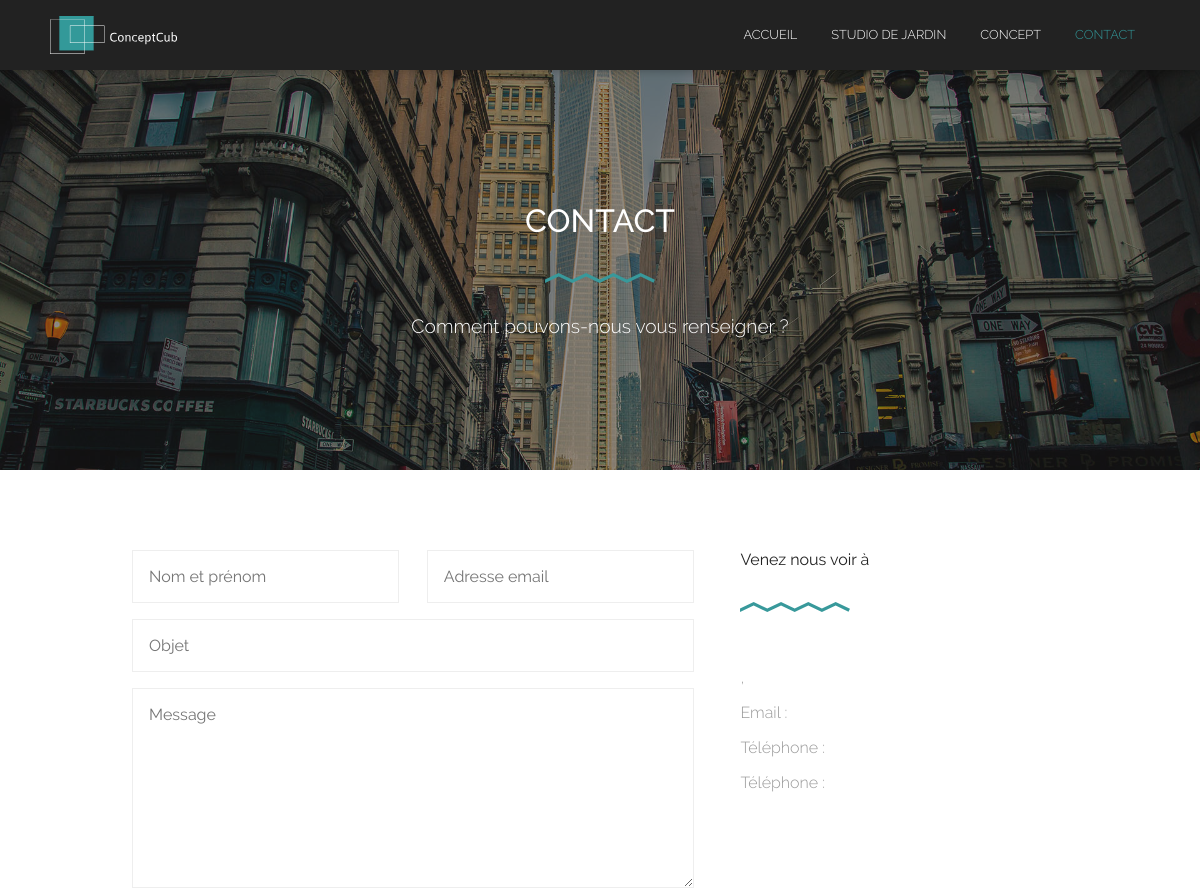
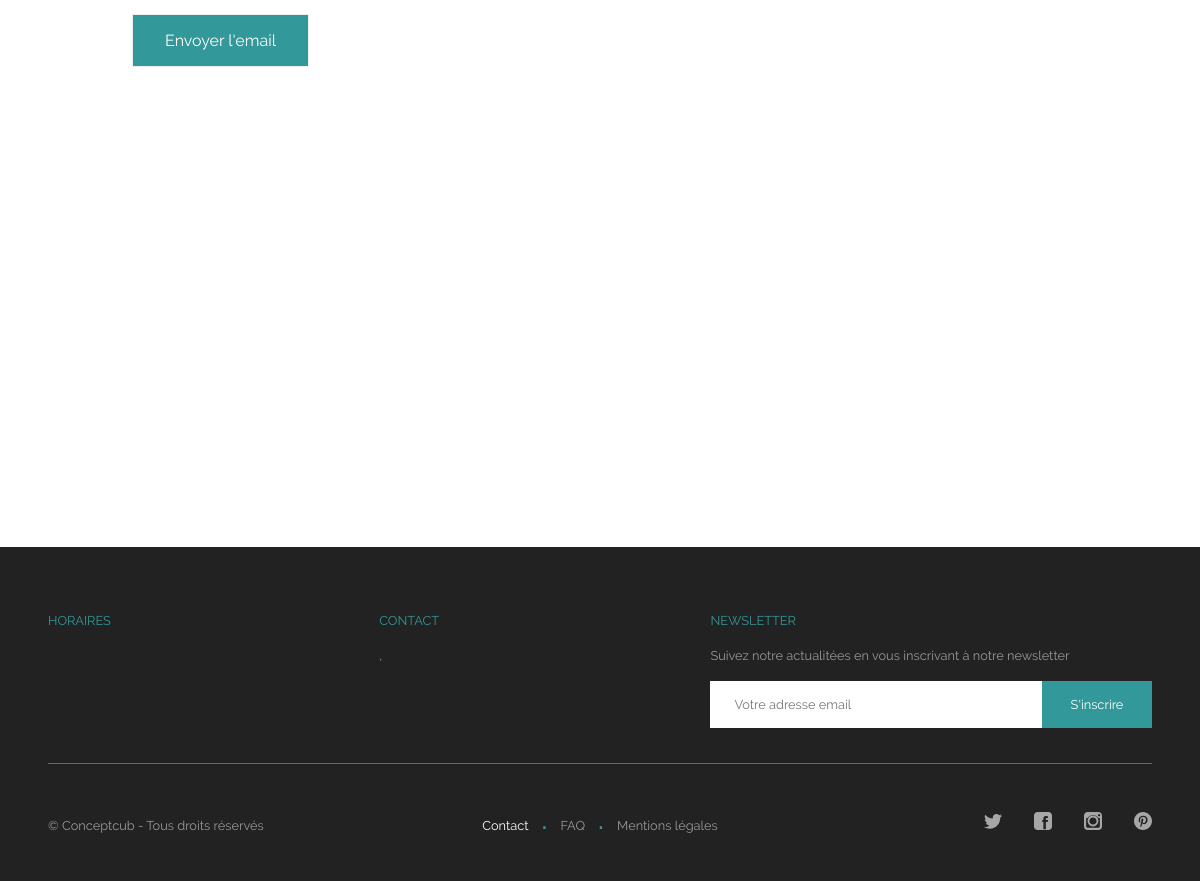
/index.php/contact, run on an earlier commit of the app's database (2 pictures, top to bottom).
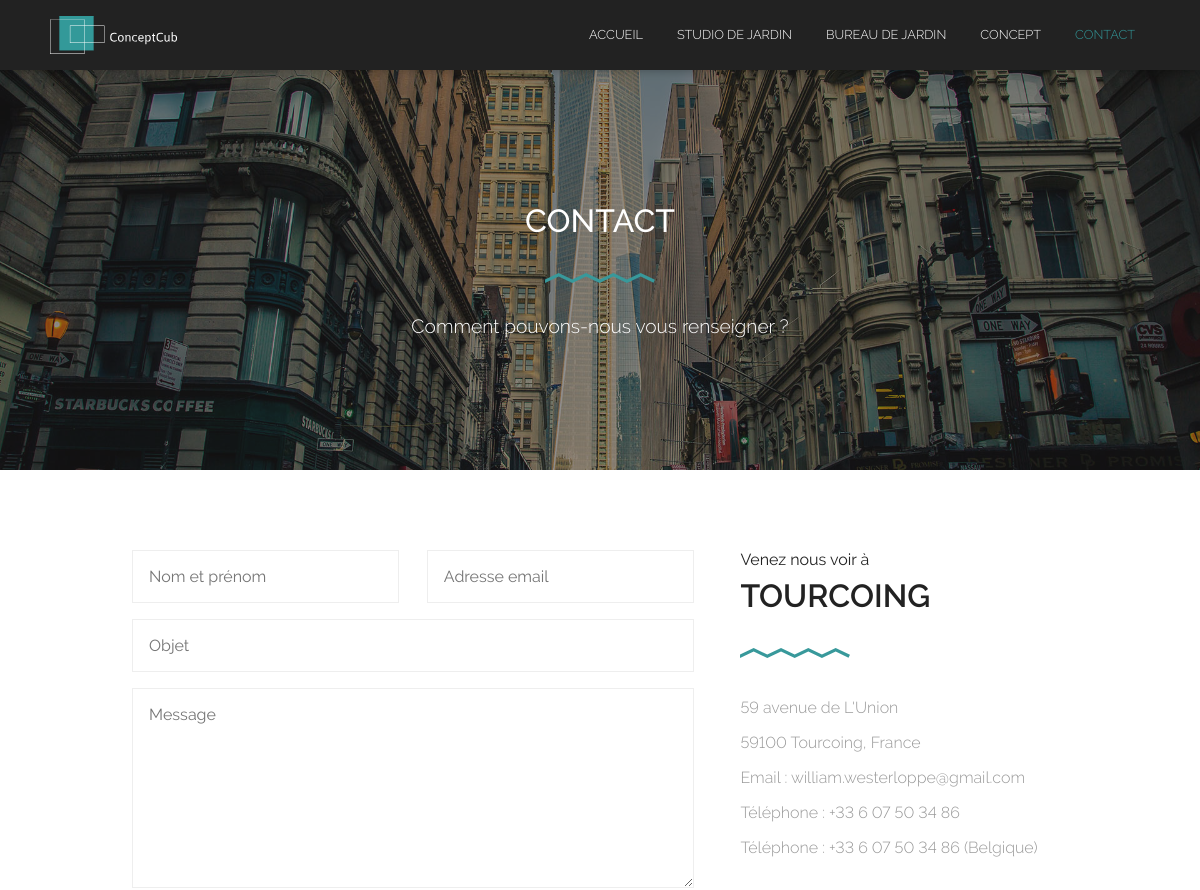
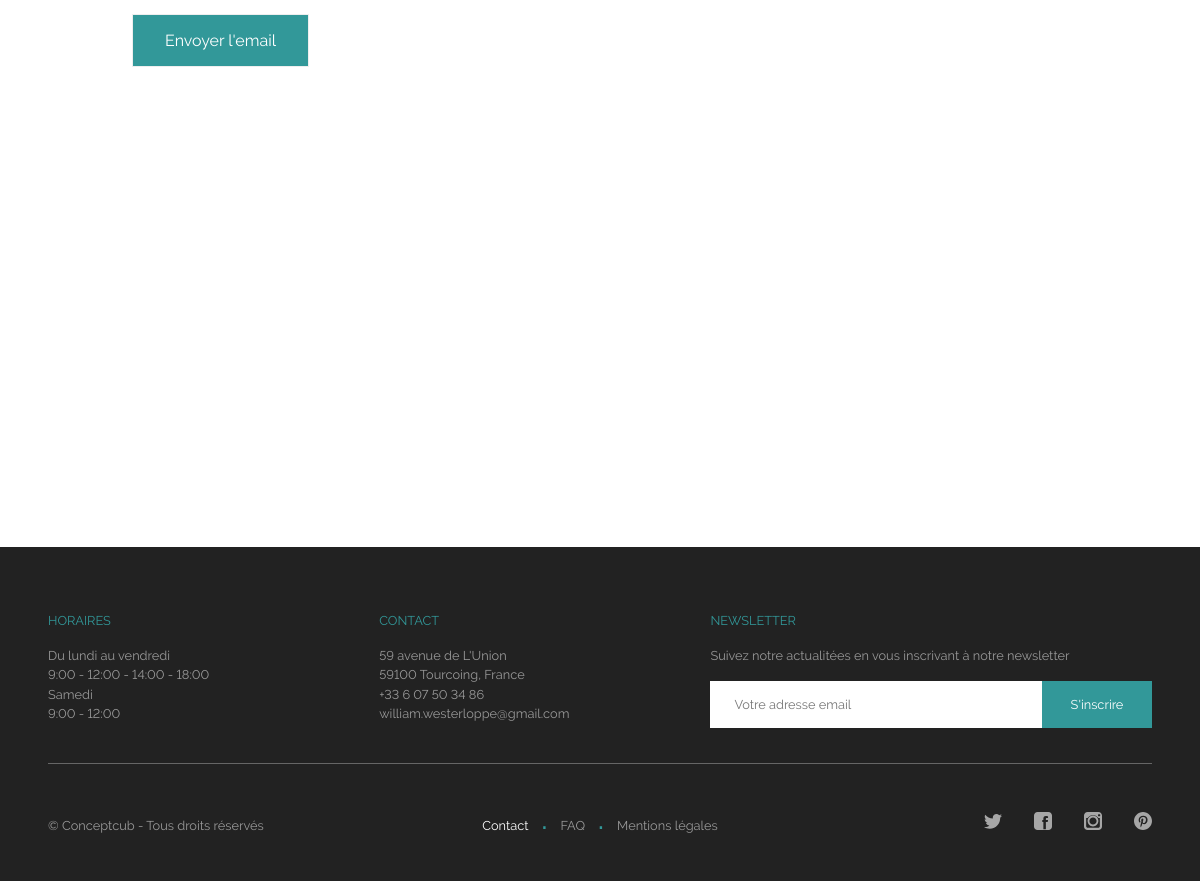
And on a later commit of the database (2 pictures, top to bottom).
### tables this page shows
CREATE TABLE `produit` (
  `idProduit` int(11) NOT NULL,
  `nom` varchar(255) DEFAULT NULL,
  `description` text,
  `titre` varchar(255) DEFAULT NULL,
  `sousTitre` varchar(255) DEFAULT NULL,
  `couverture` varchar(255) DEFAULT NULL,
  `url` varchar(255) DEFAULT NULL,
  `estSupprime` int(1) DEFAULT '0'
);

CREATE TABLE `reseaux_sociaux` (
  `idReseauxSociaux` int(11) NOT NULL,
  `nom` varchar(255) DEFAULT NULL,
  `logo` varchar(255) DEFAULT NULL,
  `lien` varchar(255) DEFAULT NULL,
  `estSupprime` int(1) DEFAULT '0'
);

CREATE TABLE `entreprise` (
  `email` varchar(255) NOT NULL,
  `telephone1` varchar(255) NOT NULL,
  `telephone2` varchar(255) NOT NULL,
  `adresse` varchar(255) NOT NULL,
  `codePostal` int(11) NOT NULL,
  `ville` varchar(255) NOT NULL,
  `pays` varchar(255) NOT NULL,
  `horaire` varchar(255) NOT NULL
);

### application/controllers/contact.php (called while the page is built, shortened)
<?php
class Contact extends CI_Controller
{
	public function __construct()
	{
		$this->load->helper('form');
		$this->load->library('form_validation');
		$this->load->model('contact_model');
		$this->load->model('reseaux_sociaux_model');
		$this->load->model('entreprise_model');
		$this->data['entreprise'] = $this->entreprise_model->lister_entreprise();
		$this->data['reseaux_sociaux'] = $this->reseaux_sociaux_model->lister_reseaux_sociaux();
		$this->data['produits'] = $this->produit_model->lister_produit();
	}
	public function index()
	{
		$this->data['titre'] = 'Contact';
		$this->data['sous_titre'] = 'Comment pouvons-nous vous renseigner ?';
		$this->data['succes'] = $this->session->flashdata('succes');
		$this->data['error'] = $this->session->flashdata('error');
		$this->load->view('theme/header', $this->data);
		$this->load->view('contact/accueil', $this->data);
		$this->load->view('theme/footer', $this->data);
	}
}

### index.php (called while the page is built, shortened)
<?php
require_once BASEPATH.'core/CodeIgniter.php';

### application/models/produit_model.php (called while the page is built, shortened)
<?php  if ( ! defined('BASEPATH')) exit('No direct script access allowed');
class Produit_model extends CI_Model
{
	protected $table = 'produit';
	public function lister_produit()
	{
		$this->db->where('estSupprime', 0);
		$query = $this->db->get($this->table);
        return $query->result_array();
	}
}

### application/models/reseaux_sociaux_model.php (called while the page is built, shortened)
<?php  if ( ! defined('BASEPATH')) exit('No direct script access allowed');
class Reseaux_sociaux_model extends CI_Model
{
	protected $table = 'reseaux_sociaux';
	public function lister_reseaux_sociaux()
	{
		$this->db->where('estSupprime', 0);
		$query = $this->db->get($this->table);
		return $query->result_array();
	}
}

### application/models/entreprise_model.php (called while the page is built, shortened)
<?php  if ( ! defined('BASEPATH')) exit('No direct script access allowed');
class Entreprise_model extends CI_Model
{
	protected $table = 'entreprise';
	public function lister_entreprise()
	{
		$query = $this->db->get($this->table);
		return $query->result_array();
	}
}

### application/views/contact/accueil.php (the view, shortened to what the changed rows need)
<section class="cover" style="background-image: url('<?=img_url()?>contact/cover.jpg')">
	<div class="overlay">
		<div class="cover_titre">
			<h1><?= $titre ?></h1>
		</div>
	</div>
</section>
<section class="content">
	<section class="contact">
		<section class="contact_informations">
			<p class="uptitle">Venez nous voir à</p>
			<h2><?= $entreprise[0]['ville'] ?></h2>
			<ul>
				<li><?= $entreprise[0]['adresse'] ?></li>
				<li><?= $entreprise[0]['codePostal'] . ' ' . $entreprise[0]['ville'] . ', ' . $entreprise[0]['pays'] ?></li>
				<li>Email : <?= $entreprise[0]['email'] ?></li>
				<li>Téléphone : <?= $entreprise[0]['telephone1'] ?></li>
				<li>Téléphone : <?= $entreprise[0]['telephone2'] ?></li>
			</ul>
		</section>
	</section>
</section>

### application/views/theme/header.php (shortened to what the changed rows need)
<!DOCTYPE html>
<html lang="fr">
	<head>
		<?=css('main.css')?>
		<?=css('unslider.css')?>
	</head>
	<body class="body">
		<header>
			<div class="header_content">
				<nav>
					<ul>
						<?php foreach ($produits as $produit): ?>
						<?php
							$produit_url = $produit['url'];
						?>
							<a href="<?= base_url("produit/$produit_url") ?>"><li class="<?php if($this->uri->segment(2)=="$produit_url"){echo "active";}?>"><?= $produit['nom'] ?></li></a>
						<?php endforeach; ?>
					</ul>
				</nav>
			</div>
		</header>

### application/views/theme/footer.php (shortened to what the changed rows need)
		<footer>
			<section class="footer_content">
				<div class="footer_bloc">
					<ul class="texte">
						<li>Horaires</li>
						<li><?= nl2br($entreprise[0]['horaire']) ?></li>
					</ul>
				</div>
				<div class="footer_bloc">
					<ul class="texte">
						<li>Contact</li>
						<li><?= $entreprise[0]['adresse'] ?></li>
						<li><?= $entreprise[0]['codePostal'] . ' ' . $entreprise[0]['ville'] . ', ' . $entreprise[0]['pays'] ?></li>
						<li><?= $entreprise[0]['telephone1'] ?></li>
						<li><?= $entreprise[0]['email'] ?></li>
					</ul>
				</div>
				<div class="footer_bloc_bas">
					<div>
						<ul class="reseau_social">
							<?php foreach ($reseaux_sociaux as $reseau_social): ?>
									<a target="_blank" href="<?= $reseau_social['lien'] ?>">
										<li>
											<img src="<?=img_url()?>reseaux_sociaux/<?= $reseau_social['logo']; ?>">
										</li>
									</a>
							<?php endforeach; ?>
						</ul>
					</div>
				</div>
			</section>
		</footer>
	</body>
</html>

What changed in the data, as far as the page shows it:
added produit: nom "BUREAU DE JARDIN"
added entreprise: ville "TOURCOING", adresse "59 avenue de L'Union", codePostal "59100", ville "Tourcoing", pays "France", email "william.westerloppe@gmail.com", telephone1 "+33 6 07 50 34 86", telephone2 "+33 6 07 50 34 86 (Belgique)", horaire "Du lundi au vendredi 9:00 - 12:00 - 14:00 - 18:00 Samedi 9:00 - 12:00"
